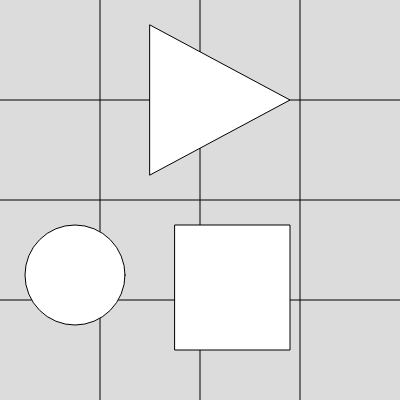
Frame 1 (no input)
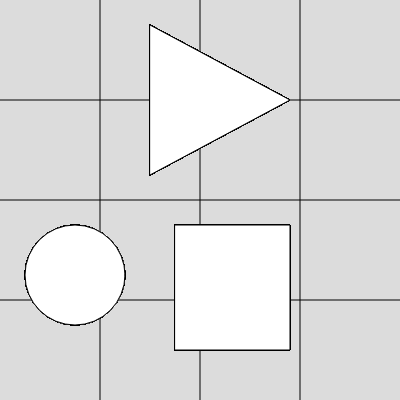
Frame 60 (no input)
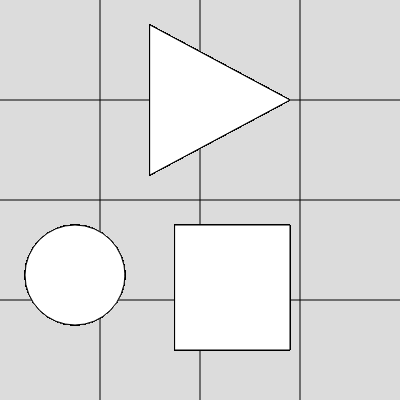
Frame 120 (the mouse pressed at the canvas centre since frame 60)

The p5.js sketch that drew these frames (run headless with seeded random() and noise() and a simulated clock; from frame 60 on, the mouse is pressed at the canvas centre):

// p5.js sketch
// ── sketch.js
/*

Drawing the basic shapes

*/

function setup() {
  createCanvas(400, 400);
  background(220);

  // draw the grid
  line(100,0,100,400);
  line(200,0,200,400);
  line(300,0,300,400);
  line(0,100,400,100);
  line(0,200,400,200);
  line(0,300,400,300);

}

function draw() {

  // draw the shapes by filling in the X and Y coordinates from your drawing
  // and calculating the width and height for the circle and square

  // draw the circle
  // ellipse(centreX,centreY,width,height)
  ellipse(75,275,100,100);

  // draw the square
  // rect(centreX,centreY,width,height)
  //  rect(175,225,115,125);
  rect(175,225,290-175,350-225);

  // draw the triangle
  // triangle(x1,y1,x2,y2,x3,y3)
  triangle(150,25,290,100,150,175);
}
